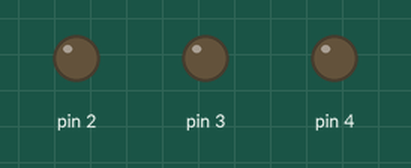
Bench run of a sketch on a simulated Arduino Uno, built with avr-gcc and run on an emulated ATmega328P. On the bench: output pins drawn as LEDs (lit = HIGH).

Above: at 1.3 s.
At 3.8 s:
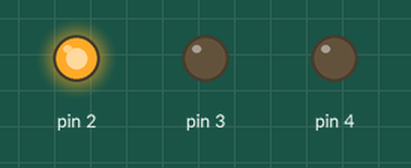
Timing chart, 0 to 6.5 s (numbered marks = the images above):
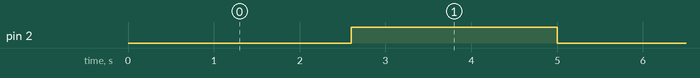

Measured:
- by itself, pin 2: alternates HIGH for 2.4 s and LOW for 2.6 s

The sketch:

if_i_for.ino
```cpp
void setup() {
  // put your setup code here, to run once:
  pinMode(2, OUTPUT);
  pinMode(3, OUTPUT);
  pinMode(4, OUTPUT);
}

void loop() {
  // put your main code here, to run repeatedly:
  int i=0;
  for(i=0; i<50; i++)  //i++ -> i=i+1
  {
    analogWrite(2,i*5);
    delay(100);
  }
}
```
